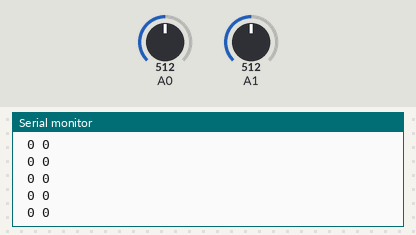
A sketch run on a simulated Arduino Uno, built with avr-gcc and run on an emulated ATmega328P. Shown: the last lines printed to the serial monitor. Inputs (shaded band) come from the test bench; at power-on: A0 = 512, A1 = 512. No radio packets arrive unless stated.

Above: at 1.2 s.
1.3 s: A0 set to 467
2.8 s: A0 set to 435
At 2.98 s:
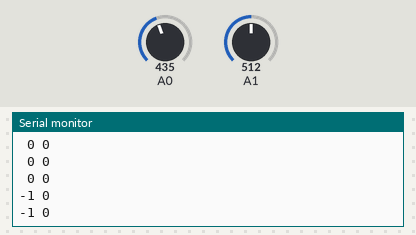
4.7 s: A1 set to 503
At 4.72 s:
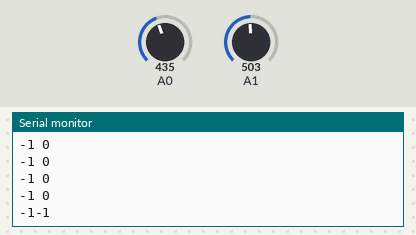

Measured:
- the behaviour switches between 450 and 449 on A0 (found by bisection; images 0 and 1)
- the behaviour switches between 512 and 511 on A1 (found by bisection; images 1 and 2)
- after the input at 2.8 s, the serial monitor: prints a new line after 0.07 s (image 1)
- after the input at 4.7 s, the serial monitor: prints a new line at once (image 2)

The sketch:

NRF_sender_Joystick.ino
```cpp
#include <SPI.h>
#include <nRF24L01.h>
#include <RF24.h>
RF24 radio(7, 8); // CE, CSN
const byte address[6] = "00001";
void setup() {
  radio.begin();
  radio.openWritingPipe(address);
  radio.setPALevel(RF24_PA_MIN);
  radio.stopListening();
  Serial.begin(9600);
}
char All_buffers[5];

void loop()
{
  int xValue = constrain(map(analogRead(A0), 0, 900, -5, 5), -5, 5);
  int yValue = map(analogRead(A1), 0, 1023, -5, 5);

  char buffer[2];
  dtostrf(xValue, 2, 0, buffer);
  copy( buffer, All_buffers , 2);
  dtostrf(yValue, 2, 0, buffer);
  copy( buffer, All_buffers + 2 , 2);

  radio.write(&All_buffers, sizeof(All_buffers));
  Serial.println(All_buffers);

  delay(100);
}


void copy(char* src, char* dst, int len) {
  memcpy(dst, src, sizeof(src[0])*len);
}
```
